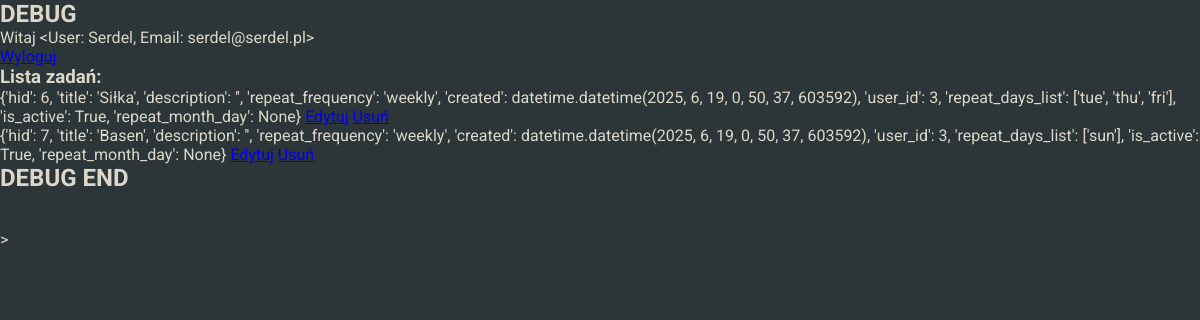
The page /debug (signed in) on the database as committed earlier.
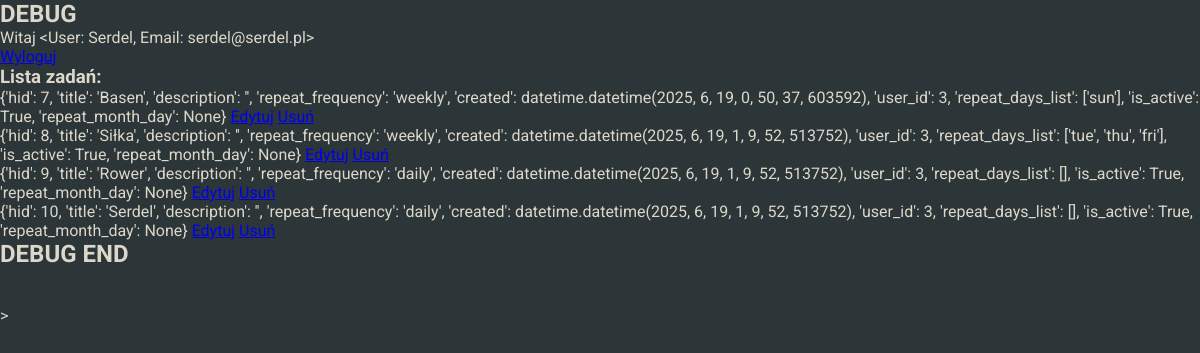
The same page on the database as committed later.
### habitcakesapp/blueprints/userbase/models.py (models this page shows, shortened)
class User(db.Model, UserMixin):
    __tablename__ = 'users'
    uid = db.Column(db.Integer, primary_key=True)
    username = db.Column(db.String, nullable=False)
    password = db.Column(db.String, nullable=False)
    email = db.Column(db.String, nullable=False)
    role = db.Column(db.String,default='user', nullable=False)
    habits = db.relationship('Habit', back_populates='user')
    def __repr__(self):
        return f'<User: {self.username}, Email: {self.email}>'

### habitcakesapp/blueprints/habits/models.py (models this page shows, shortened)
class Habit(db.Model):
    __tablename__ = 'habits'
    hid = db.Column(db.Integer, primary_key=True)
    title = db.Column(db.String, nullable=False)
    description = db.Column(db.String, nullable=True)
    repeat_frequency = db.Column(db.String, nullable=True)
    repeat_day = db.Column(db.String, nullable=True)
    created = db.Column(db.DateTime, default=datetime.now(), nullable=False)
    is_active = db.Column(db.Boolean, default=True, nullable=False)
    repeat_month_day = db.Column(db.Integer,nullable=True)
    user_id = db.Column(db.Integer, db.ForeignKey('users.uid'), nullable=False, index=True)
    user = db.relationship('User', back_populates='habits')
    completions = db.relationship('HabitCompletion', backref='habit', cascade="all, delete-orphan")

### habitcakesapp/blueprints/core/routes.py (the view)
@core.route('/debug')
@login_required
def debug():
    user_habits = current_user.habits
    processed_habits = []
    for habit in user_habits:
        habit_dict = {
            'hid': habit.hid,
            'title': habit.title,
            'description': habit.description,
            'repeat_frequency': habit.repeat_frequency,
            'created': habit.created,
            'user_id': habit.user_id,
            'repeat_days_list': habit.repeat_day.split('.') if habit.repeat_day else [],
            'is_active': habit.is_active,
            'repeat_month_day': habit.repeat_month_day
        }
        processed_habits.append(habit_dict)
    return render_template('core/debug.html', habits=processed_habits)

### habitcakesapp/blueprints/core/templates/core/debug.html (shortened to what this page needs)
{% extends "base.html" %}
{% block content %}
    <main>
        <h2>DEBUG</h2>
        <p>Witaj {{ current_user }}</p>
        <a href="{{ url_for('userbase.logout') }}">Wyloguj</a><br>
        <h3>Lista zadań:</h3>
        <ul>
            {% for habit in habits %}
            <li>{{ habit }} <a href="{{ url_for('habits.edit_habit', habit_id=habit['hid']) }}">Edytuj</a>
                <a href="{{ url_for('habits.delete', habit_id=habit['hid']) }}">Usuń</a>
            </li>
            {% endfor %}
        </ul>
        <h2>DEBUG END</h2><br><br>
    </main>>
{% endblock %}

### habitcakesapp/templates/base.html (shortened to what this page needs)
<!DOCTYPE html>
<html lang="pl">
<head>
    <link rel="stylesheet" href="{{ url_for('static', filename='styles.css') }}">
</head>
<body>
    {% block content %}{% endblock %}
</body>
</html>

### habitcakesapp/static/styles.css (style rules this page uses)
html { box-sizing: border-box; scroll-behavior: smooth; }
*, *::before, *::after { box-sizing: inherit; margin: 0; padding: 0; }
body { font-family: "Roboto", sans-serif; color: #DCD7C9; background-color: #2C3639; min-height: 100vh; }

Rows that differ between the two databases and show on the page:
removed Habit: habit "{'hid': 6, 'title': 'Siłka', 'description': '', 'repeat_frequency': 'weekly', 'created': datetime.datetime(2025, 6, 19, 0, 50, 37, 603592), 'user_id': 3, 'repeat_days_list': ['tue', 'thu', 'fri'], 'is_active': True, 'repeat_month_day': None}"
added Habit: habit "{'hid': 8, 'title': 'Siłka', 'description': '', 'repeat_frequency': 'weekly', 'created': datetime.datetime(2025, 6, 19, 1, 9, 52, 513752), 'user_id': 3, 'repeat_days_list': ['tue', 'thu', 'fri'], 'is_active': True, 'repeat_month_day': None}"
added Habit: habit "{'hid': 9, 'title': 'Rower', 'description': '', 'repeat_frequency': 'daily', 'created': datetime.datetime(2025, 6, 19, 1, 9, 52, 513752), 'user_id': 3, 'repeat_days_list': [], 'is_active': True, 'repeat_month_day': None}"
added Habit: habit "{'hid': 10, 'title': 'Serdel', 'description': '', 'repeat_frequency': 'daily', 'created': datetime.datetime(2025, 6, 19, 1, 9, 52, 513752), 'user_id': 3, 'repeat_days_list': [], 'is_active': True, 'repeat_month_day': None}"
